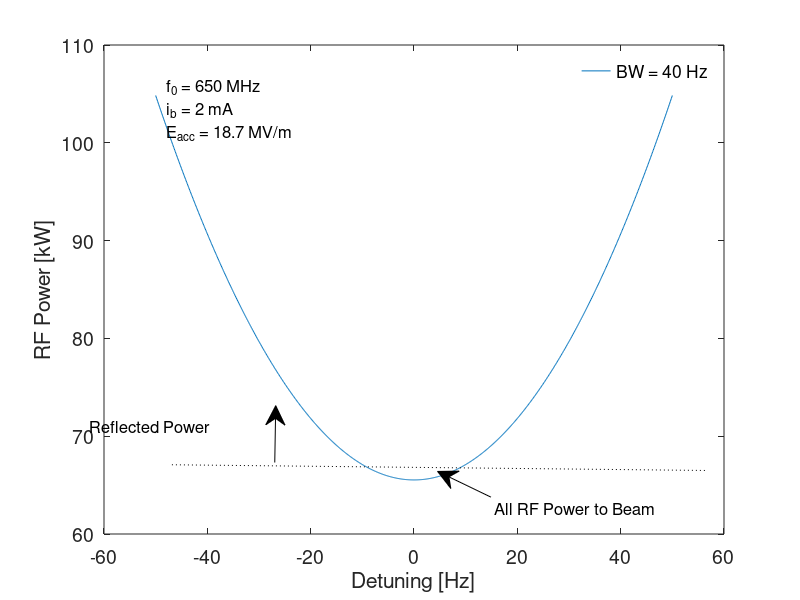
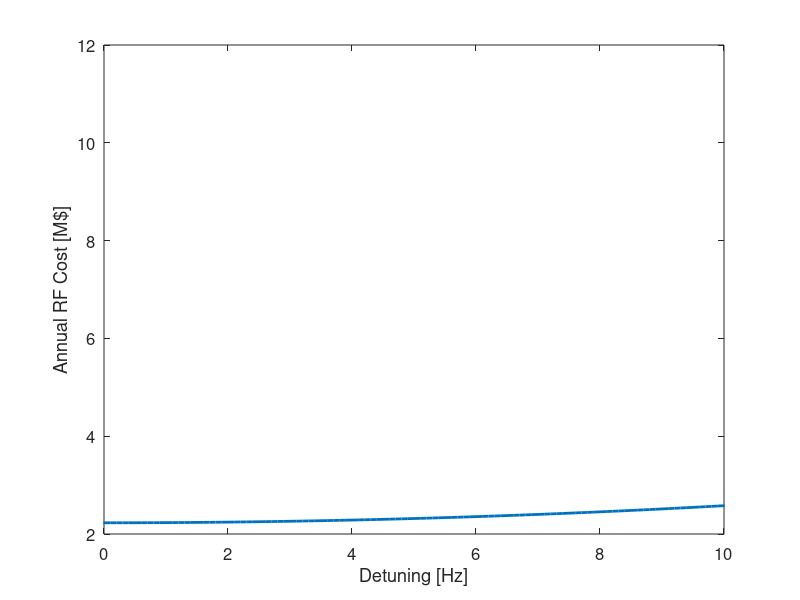
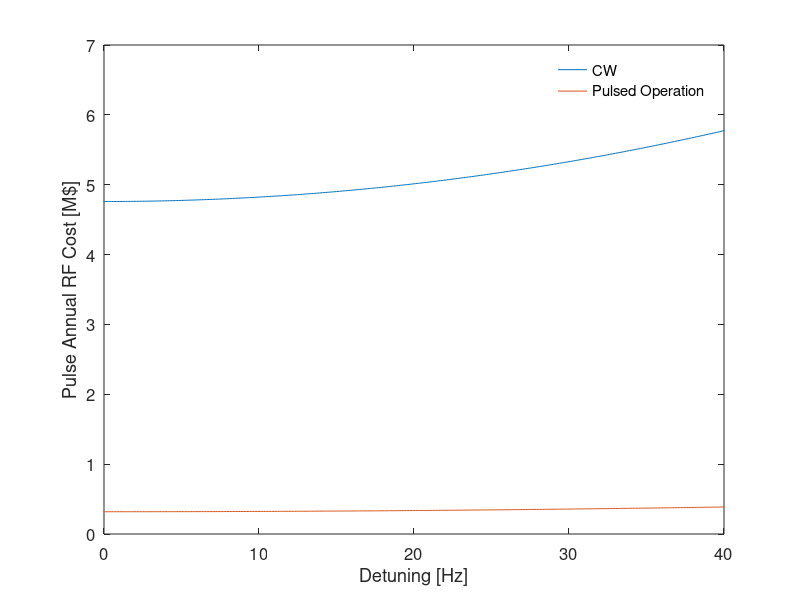
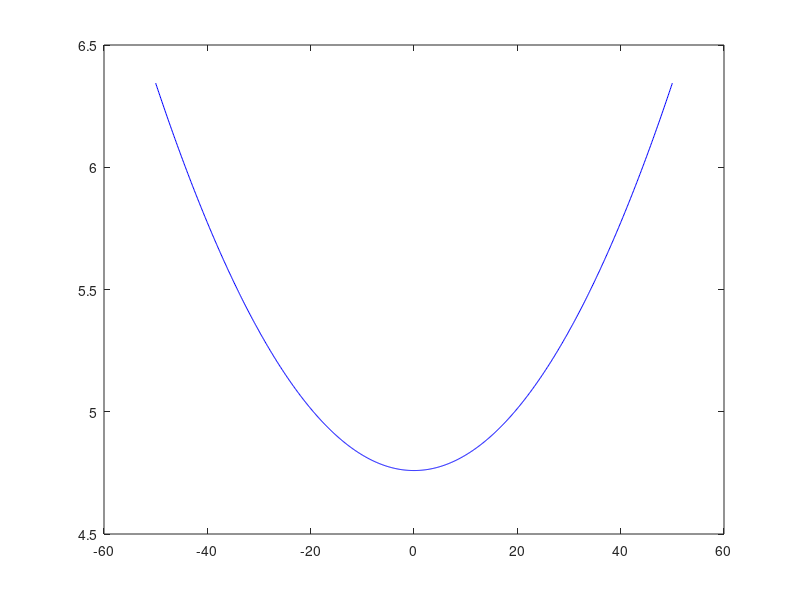

MATLAB code for these plots, in order: (Note: this script raises an error after producing the figures.)
%% Author: Crispin Contreras-Martinez
%% Institute: Fermialb
%% Date: 2025

Qext=1E5:5000:1E9;  % This the Q value for the coupler
Q0=2.7e10; %260/(6*10^-9);          %Unloaded Q0=G/Rs   
B=Q0./Qext;           %Coupling constant
QL=Q0./(1+B);         %Loaded Q
Ib=2*10^-3;       %Beam Current   
RQ=610;              %R/Q B92
V0=18.8*10^6*1.061;        %Accelerating Voltage, 18.7 MV/m Leff=1.061 b92 , b61 Leff=0.704 Eacc=16.8 MV/m
PC=V0^2./(RQ.*QL);     %Power dissipated in the cavity 
f0=650*10^6;         %resosnant frequency
Vb=Ib*(RQ.*QL);       %Beam voltage
Vb0=Ib*(RQ*Q0);
duty_factor = 0.011;
dF=40;
betaopt=sqrt((Vb0/V0)^2+(2*dF*Q0/f0)^2);
QLopt=Q0/(1+betaopt);
fhalf=f0/(2*QLopt);
Vbopt=Ib*RQ*QLopt;
dF1=-50:0.1:50;
PGopt0=1e-3*(V0^2*(1+betaopt)/(4*betaopt*RQ*QLopt))*((1+Vbopt/V0)^2+(dF1/fhalf).^2); %Units in kW
xloss650=0.06;

etaDCHV=0.95;
etaW=0.8;
%% Numerical output — Block 1
i0 = find(dF1 == 0);  % index of dF=0
fprintf('=== BLOCK 1: HB650 single cavity (650 MHz) ===\n')
fprintf('  betaopt                    = %.6e\n', betaopt)
fprintf('  QLopt                      = %.6e\n', QLopt)
fprintf('  fhalf (Hz)                 = %.6f\n', fhalf)
fprintf('  Vbopt (V)                  = %.6e\n', Vbopt)
fprintf('  PGopt0 at dF=0 (kW)        = %.6f\n', PGopt0(i0))
fprintf('  Wall-plug power at dF=0 (kW) = %.6f\n', PGopt0(i0)*(1-xloss650)^-1/etaDCHV/etaW)

figure(1)
plot(dF1,(1-xloss650)^-1*PGopt0/etaDCHV/etaW)
%plot(dF1,PGopt0)
hold on 
xlabel('Detuning [Hz]')
ylabel('RF Power [kW]')
legend('BW = 40 Hz','BW = 44 Hz','BW = 88 Hz')
legend('boxoff')
set(gca,'FontSize',14)

% Create line
annotation('line',[0.214880952380952 0.882738095238095],...
    [0.225396825396826 0.215873015873016],'LineStyle',':');

% Create textarrow
annotation('textarrow',[0.613690476190476 0.547023809523809],...
    [0.171428571428571 0.214285714285714],'String',{'All RF Power to Beam'},...
    'FontSize',12);

% Create arrow
annotation('arrow',[0.343452380952381 0.344642857142857],...
    [0.22915873015873 0.323809523809524]);

% Create textbox
annotation('textbox',...
    [0.208738095238095 0.719047619047619 0.301380952380952 0.198412698412701],...
    'String',{'f_0 = 650 MHz','i_b = 2 mA','E_{acc} = 18.7 MV/m'},...
    'LineStyle','none',...
    'FontSize',12,...
    'FitBoxToText','off');

% Create textbox
annotation('textbox',...
    [0.112309523809524 0.268253968253969 0.301380952380952 0.0412698412698466],...
    'String','Reflected Power',...
    'LineStyle','none',...
    'FontSize',12,...
    'FitBoxToText','off');



Ib=2*10^-3;       %Beam Current   
Q0SSR=8.2e9; %260/(6*10^-9);          %Unloaded Q0=G/Rs   
V0SSR1=10*10^6*0.205;        %Accelerating Voltage, 18.7 MV/m Leff=1.061 b92 , b61 Leff=0.704 Eacc=16.8 MV/m   
fSSR=325*10^6;   
V0SSR2=11.5*10^6*0.436;
RQSSR1=242;
RQSSR2=305;
Vb0SSR1=Ib*(RQSSR1*Q0SSR);
Vb0SSR2=Ib*(RQSSR2*Q0SSR);
dF13=20;
betaoptSSR1=sqrt((1+Vb0SSR1/V0SSR1)^2+(2*dF13*Q0SSR/fSSR)^2);
betaoptSSR2=sqrt((1+Vb0SSR2/V0SSR2)^2+(2*dF13*Q0SSR/fSSR)^2);

QLoptSSR1=Q0SSR/(1+betaoptSSR1);
QLoptSSR2=Q0SSR/(1+betaoptSSR2);

fhalfSSR1=fSSR/(2*QLoptSSR1);
fhalfSSR2=fSSR/(2*QLoptSSR2);

VboptSSR1=Ib*RQSSR1*QLoptSSR1;
VboptSSR2=Ib*RQSSR2*QLoptSSR2;

dF1=-50:0.1:50;
PGoptSSR1=(V0SSR1^2*(1+betaoptSSR1)/(4*betaoptSSR1*RQSSR1*QLoptSSR1))*((1+VboptSSR1/V0SSR1)^2+(dF1/fhalfSSR1).^2); %Units in kW
PGoptSSR2=(V0SSR2^2*(1+betaoptSSR2)/(4*betaoptSSR2*RQSSR2*QLoptSSR2))*((1+VboptSSR2/V0SSR2)^2+(dF1/fhalfSSR2).^2); %Units in kW


Q0LB=2.4e10; %260/(6*10^-9);          %Unloaded Q0=G/Rs   
Q0HB=3.3e10; %260/(6*10^-9);          %Unloaded Q0=G/Rs   
f650=650*10^6;   
V0LB=16.8*10^6*0.704;
V0HB=18.7*10^6*1.061;
RQLB=341;
RQHB=610;
Vb0LB=Ib*(RQLB*Q0LB);
Vb0HB=Ib*(RQHB*Q0HB);
dF13=20;

betaoptLB=sqrt((1+Vb0LB/V0LB)^2+(2*dF13*Q0LB/f650)^2);
betaoptHB=sqrt((1+Vb0HB/V0HB)^2+(2*dF13*Q0HB/f650)^2);

QLoptLB=Q0LB/(1+betaoptLB);
QLoptHB=Q0HB/(1+betaoptHB);

fhalfLB=f650/(2*QLoptLB);
fhalfHB=f650/(2*QLoptHB);

VboptLB=Ib*RQLB*QLoptLB;
VboptHB=Ib*RQHB*QLoptHB;

PGoptLB=(V0LB^2*(1+betaoptLB)/(4*betaoptLB*RQLB*QLoptLB))*((1+VboptLB/V0LB)^2+(dF1/fhalfLB).^2); %Units in kW
PGoptHB=(V0HB^2*(1+betaoptHB)/(4*betaoptHB*RQHB*QLoptHB))*((1+VboptHB/V0HB)^2+(dF1/fhalfHB).^2); %Units in kW

xlossSSR1=.1;
xloss650=0.06;
PSSR=16*(PGoptSSR1+1.33*7000)+35*(PGoptSSR2+1.33*20000);
P650=36*(PGoptLB+1.33*40000)+24*(PGoptHB+70000*1.33);
PAll_PIPII=((1/(1-xlossSSR1))*PSSR+(1/(1-xloss650))*P650)*1e-3; %units of kW
etaDCHV=0.95;
etaW=0.8;
DutyF=20*(2.8+.55)*1e-3;
cost_electricity  = 0.08; % units of $/kWh
hours_on = 5600;
%% Numerical output — Block 2
fprintf('\n=== BLOCK 2: PIP-II full linac (325 + 650 MHz) ===\n')
fprintf('  betaoptSSR1                = %.6e\n', betaoptSSR1)
fprintf('  betaoptSSR2                = %.6e\n', betaoptSSR2)
fprintf('  betaoptLB                  = %.6e\n', betaoptLB)
fprintf('  betaoptHB                  = %.6e\n', betaoptHB)
fprintf('  QLoptSSR1                  = %.6e\n', QLoptSSR1)
fprintf('  QLoptSSR2                  = %.6e\n', QLoptSSR2)
fprintf('  QLoptLB                    = %.6e\n', QLoptLB)
fprintf('  QLoptHB                    = %.6e\n', QLoptHB)
fprintf('  fhalfSSR1 (Hz)             = %.6f\n', fhalfSSR1)
fprintf('  fhalfSSR2 (Hz)             = %.6f\n', fhalfSSR2)
fprintf('  fhalfLB (Hz)               = %.6f\n', fhalfLB)
fprintf('  fhalfHB (Hz)               = %.6f\n', fhalfHB)
fprintf('  PGoptSSR1 at dF=0 (W)      = %.6f\n', PGoptSSR1(i0))
fprintf('  PGoptSSR2 at dF=0 (W)      = %.6f\n', PGoptSSR2(i0))
fprintf('  PGoptLB at dF=0 (W)        = %.6f\n', PGoptLB(i0))
fprintf('  PGoptHB at dF=0 (W)        = %.6f\n', PGoptHB(i0))
fprintf('  PAll_PIPII at dF=0 (kW)    = %.6f\n', PAll_PIPII(i0))
CW_cost_at_zero    = (PAll_PIPII(i0)/etaDCHV/etaW)*hours_on*cost_electricity*1e-6;
pulse_cost_at_zero = DutyF*CW_cost_at_zero;
fprintf('  CW annual cost at dF=0 (M$)     = %.6f\n', CW_cost_at_zero)
fprintf('  Pulsed annual cost at dF=0 (M$) = %.6f\n', pulse_cost_at_zero)
fprintf('  DutyF                      = %.6f\n', DutyF)

figure(101)
plot(dF1,(PAll_PIPII/etaDCHV/etaW)*hours_on*cost_electricity*1e-6) %factor of 1e-6 is used to get M$
ylabel('CW Annual RF Cost [M$]')
%yyaxis right 
hold on 
plot(dF1,DutyF*(PAll_PIPII/etaDCHV/etaW)*hours_on*cost_electricity*1e-6)
xlabel('Detuning [Hz]')
ylabel('Pulse Annual RF Cost [M$]')
set(gca,'FontSize',12)
xlim([0 40])
legend('CW','Pulsed Operation')
legend('boxoff')

%*************************************************************************
% LCLS-II and LCLS-II HE
%*************************************************************************


Ib13=0.3*10^-3;       %Beam Current   
RQ13=1036;%R/Q B92
Leff13=1.038;
Q013=2.7e10;
V013=16e6*Leff13;
f13=1300e6;
Vb013=Ib13*(RQ13*Q013);
dF13=10;
betaopt13=sqrt((1+Vb013/V013)^2+(2*dF13*Q013/f13)^2);
QLopt13=Q013/(1+betaopt13);
fhalf13=f13/(2*QLopt13);
Vbopt13=Ib13*RQ13*QLopt13;
dF1=-50:0.1:50;

V013HE=21e6*Leff13;
betaopt13HE=sqrt((1+Vb013/V013HE)^2+(2*dF13*Q013/f13)^2);
QLopt13HE=Q013/(1+betaopt13HE);
fhalf13HE=f13/(2*QLopt13HE);
Vbopt13HE=Ib13*RQ13*QLopt13HE;


PGopt013=(V013^2*(1+betaopt13)/(4*betaopt13*RQ13*QLopt13))*((1+Vbopt13/V013)^2+(dF1/fhalf13).^2); 
PGopt013HE=(V013HE^2*(1+betaopt13HE)/(4*betaopt13HE*RQ13*QLopt13HE))*((1+Vbopt13HE/V013HE)^2+(dF1/fhalf13HE).^2); 

p13ALL=(1-xloss650)^-1*(280*PGopt013+184*PGopt013HE)*1e-3; %units of Kw

%% Numerical output — Block 3
fprintf('\n=== BLOCK 3: LCLS-II + LCLS-II HE (1300 MHz) ===\n')
fprintf('  betaopt13                  = %.6e\n', betaopt13)
fprintf('  betaopt13HE                = %.6e\n', betaopt13HE)
fprintf('  QLopt13                    = %.6e\n', QLopt13)
fprintf('  QLopt13HE                  = %.6e\n', QLopt13HE)
fprintf('  fhalf13 (Hz)               = %.6f\n', fhalf13)
fprintf('  fhalf13HE (Hz)             = %.6f\n', fhalf13HE)
fprintf('  PGopt013 at dF=0 (W)       = %.6f\n', PGopt013(i0))
fprintf('  PGopt013HE at dF=0 (W)     = %.6f\n', PGopt013HE(i0))
fprintf('  p13ALL at dF=0 (kW)        = %.6f\n', p13ALL(i0))
fprintf('  Annual cost at dF=0 (M$)   = %.6f\n', p13ALL(i0)*5600*0.14*1e-6)

figure(11)
plot(dF1,p13ALL*5600*.14*1e-6,'LineWidth',2) %operate for 5600 hrs eletricit rate of 0.14 $/kWh
xlabel('Detuning [Hz]')
ylabel('Annual RF Cost [M$]')
set(gca,'FontSize',12)
xlim([0 10])

%*************************************************************************
% Block 4 — Average power with Gaussian detuning
%
% P(df) = A*[(1+Vbopt/V0)^2 + (df/fhalf)^2]
% For zero-mean Gaussian df with RMS sigma: E[P] = A*[(1+Vbopt/V0)^2 + (sigma/fhalf)^2]
% sigma = fhalf/2  ->  (sigma/fhalf)^2 = 1/4
% sigma = fhalf/4  ->  (sigma/fhalf)^2 = 1/16
%*************************************************************************

A_HB650  = V0^2    * (1+betaopt)    / (4*betaopt    *RQ    *QLopt)    * 1e-3; % kW
A_SSR1   = V0SSR1^2 * (1+betaoptSSR1) / (4*betaoptSSR1*RQSSR1*QLoptSSR1);
A_SSR2   = V0SSR2^2 * (1+betaoptSSR2) / (4*betaoptSSR2*RQSSR2*QLoptSSR2);
A_LB650  = V0LB^2  * (1+betaoptLB)  / (4*betaoptLB *RQLB *QLoptLB);
A_HB650b = V0HB^2  * (1+betaoptHB)  / (4*betaoptHB *RQHB *QLoptHB);
A_13     = V013^2   * (1+betaopt13)  / (4*betaopt13 *RQ13 *QLopt13);
A_13HE   = V013HE^2 * (1+betaopt13HE) / (4*betaopt13HE*RQ13*QLopt13HE);

bt_HB650  = 1 + Vbopt     /V0;
bt_SSR1   = 1 + VboptSSR1 /V0SSR1;
bt_SSR2   = 1 + VboptSSR2 /V0SSR2;
bt_LB650  = 1 + VboptLB   /V0LB;
bt_HB650b = 1 + VboptHB   /V0HB;
bt_13     = 1 + Vbopt13   /V013;
bt_13HE   = 1 + Vbopt13HE /V013HE;

sigma_ratios = [1.0, 0.5, 0.25];
sigma_labels = {'sigma = BW    (sigma/fhalf = 1)', 'sigma = BW/2  (sigma/fhalf = 1/2)', 'sigma = BW/4  (sigma/fhalf = 1/4)'};

for k = 1:2
    sr = sigma_ratios(k);
    fprintf('\n=== BLOCK 4: Gaussian detuning — %s ===\n', sigma_labels{k})

    % HB650 single cavity
    P_avg_HB650  = A_HB650  * (bt_HB650^2  + sr^2);  % kW
    wp_avg_HB650 = P_avg_HB650 * (1-xloss650)^-1 / etaDCHV / etaW;
    fprintf('  HB650 avg generator power (kW)       = %.4f\n', P_avg_HB650)
    fprintf('  HB650 avg wall-plug power (kW)       = %.4f\n', wp_avg_HB650)

    % PIP-II aggregate
    P_avg_SSR1   = A_SSR1   * (bt_SSR1^2   + sr^2);
    P_avg_SSR2   = A_SSR2   * (bt_SSR2^2   + sr^2);
    P_avg_LB650  = A_LB650  * (bt_LB650^2  + sr^2);
    P_avg_HB650b = A_HB650b * (bt_HB650b^2 + sr^2);

    PSSR_avg = 16*(P_avg_SSR1  + 1.33*7000)  + 35*(P_avg_SSR2  + 1.33*20000);
    P650_avg = 36*(P_avg_LB650 + 1.33*40000) + 24*(P_avg_HB650b + 70000*1.33);
    PAll_avg = ((1/(1-xlossSSR1))*PSSR_avg + (1/(1-xloss650))*P650_avg)*1e-3; % kW

    CW_cost_avg    = (PAll_avg/etaDCHV/etaW)*hours_on*cost_electricity*1e-6;
    pulse_cost_avg = DutyF*CW_cost_avg;
    fprintf('  PIP-II avg total power CW (kW)       = %.2f\n', PAll_avg)
    fprintf('  PIP-II CW annual cost (M$/yr)        = %.4f\n', CW_cost_avg)
    fprintf('  PIP-II pulsed annual cost (M$/yr)    = %.4f\n', pulse_cost_avg)

    % LCLS-II aggregate
    P_avg_13   = A_13   * (bt_13^2   + sr^2);
    P_avg_13HE = A_13HE * (bt_13HE^2 + sr^2);
    p13ALL_avg = (1-xloss650)^-1*(280*P_avg_13 + 184*P_avg_13HE)*1e-3; % kW
    cost13_avg = p13ALL_avg*5600*0.14*1e-6;
    fprintf('  LCLS-II avg total power (kW)         = %.2f\n', p13ALL_avg)
    fprintf('  LCLS-II annual cost (M$/yr)          = %.4f\n', cost13_avg)
end

% Figure: PIP-II CW cost with Gaussian average lines
colors_avg = {'[0.80 0.00 0.00]','[0.85 0.33 0.10]','[0.47 0.67 0.19]'};
figure(200)
plot(dF1,(PAll_PIPII/etaDCHV/etaW)*hours_on*cost_electricity*1e-6,'b','DisplayName','Instantaneous CW power')
hold on
for k = 1:2
    sr = sigma_ratios(k);
    P_SSR1_   = A_SSR1   * (bt_SSR1^2   + sr^2);
    P_SSR2_   = A_SSR2   * (bt_SSR2^2   + sr^2);
    P_LB650_  = A_LB650  * (bt_LB650^2  + sr^2);
    P_HB650_  = A_HB650b * (bt_HB650b^2 + sr^2);
    PSSR_  = 16*(P_SSR1_  + 1.33*7000)  + 35*(P_SSR2_  + 1.33*20000);
    P650_  = 36*(P_LB650_ + 1.33*40000) + 24*(P_HB650_  + 70000*1.33);
    avg_kW = ((1/(1-xlossSSR1))*PSSR_ + (1/(1-xloss650))*P650_)*1e-3;
    avg_cost = (avg_kW/etaDCHV/etaW)*hours_on*cost_electricity*1e-6;
    yline(avg_cost,'--','Color',colors_avg{k},'DisplayName',sigma_labels{k},'LineWidth',1.5)
end
xlabel('Detuning [Hz]')
ylabel('Annual RF Cost [M$]')
xlim([0 40])
legend('boxoff')
set(gca,'FontSize',12)

% Figure: LCLS-II cost with Gaussian average lines
figure(201)
plot(dF1,p13ALL*5600*0.14*1e-6,'b','LineWidth',2,'DisplayName','Instantaneous power')
hold on
for k = 1:2
    sr = sigma_ratios(k);
    P_13_   = A_13   * (bt_13^2   + sr^2);
    P_13HE_ = A_13HE * (bt_13HE^2 + sr^2);
    avg_kW  = (1-xloss650)^-1*(280*P_13_ + 184*P_13HE_)*1e-3;
    avg_cost = avg_kW*5600*0.14*1e-6;
    yline(avg_cost,'--','Color',colors_avg{k},'DisplayName',sigma_labels{k},'LineWidth',1.5)
end
xlabel('Detuning [Hz]')
ylabel('Annual RF Cost [M$]')
xlim([0 10])
legend('boxoff')
set(gca,'FontSize',12)

%*************************************************************************
% Block 5 — Required RMS detuning for <0.1 expected bandwidth exceedances per hour
%
% N * P(|df| > fhalf) = 0.1
% P(|df| > fhalf) = 2*(1 - normcdf(fhalf/sigma))
% => fhalf/sigma = norminv(1 - 0.1/(2*N))
%*************************************************************************

sample_rate        = 1000;
duration_hours     = 1;
N_samples          = sample_rate * 3600 * duration_hours;
target_exceedances = 0.1;

p_required = target_exceedances / N_samples;
z_required = norminv(1 - p_required / 2);

cavity_names = {'SSR1  (325 MHz)', 'SSR2  (325 MHz)', 'LB650 (650 MHz)', ...
                'HB650 (650 MHz)', 'LCLS-II (1300 MHz)', 'LCLS-II HE (1300 MHz)'};
fhalfs_list  = [fhalfSSR1, fhalfSSR2, fhalfLB, fhalfHB, fhalf13, fhalf13HE];

fprintf('\n=== BLOCK 5: Max RMS detuning for <0.1 bandwidth exceedances per hour ===\n')
fprintf('  Sampling rate:               %d Hz\n', sample_rate)
fprintf('  Duration:                    %d hour\n', duration_hours)
fprintf('  Total samples:               %d\n', N_samples)
fprintf('  Target expected exceedances: %.1f\n', target_exceedances)
fprintf('  Required P(|df|>BW):         %.4e\n', p_required)
fprintf('  Required fhalf/sigma (z):    %.4f  (i.e. sigma < BW/%.1f)\n', z_required, z_required)
fprintf('\n  %-26s  %12s  %14s\n', 'Cavity', 'f_half (Hz)', 'Max sigma (Hz)')
fprintf('  %s\n', repmat('-',1,56))
for k = 1:length(cavity_names)
    fprintf('  %-26s  %12.2f  %14.4f\n', cavity_names{k}, fhalfs_list(k), fhalfs_list(k)/z_required)
end
